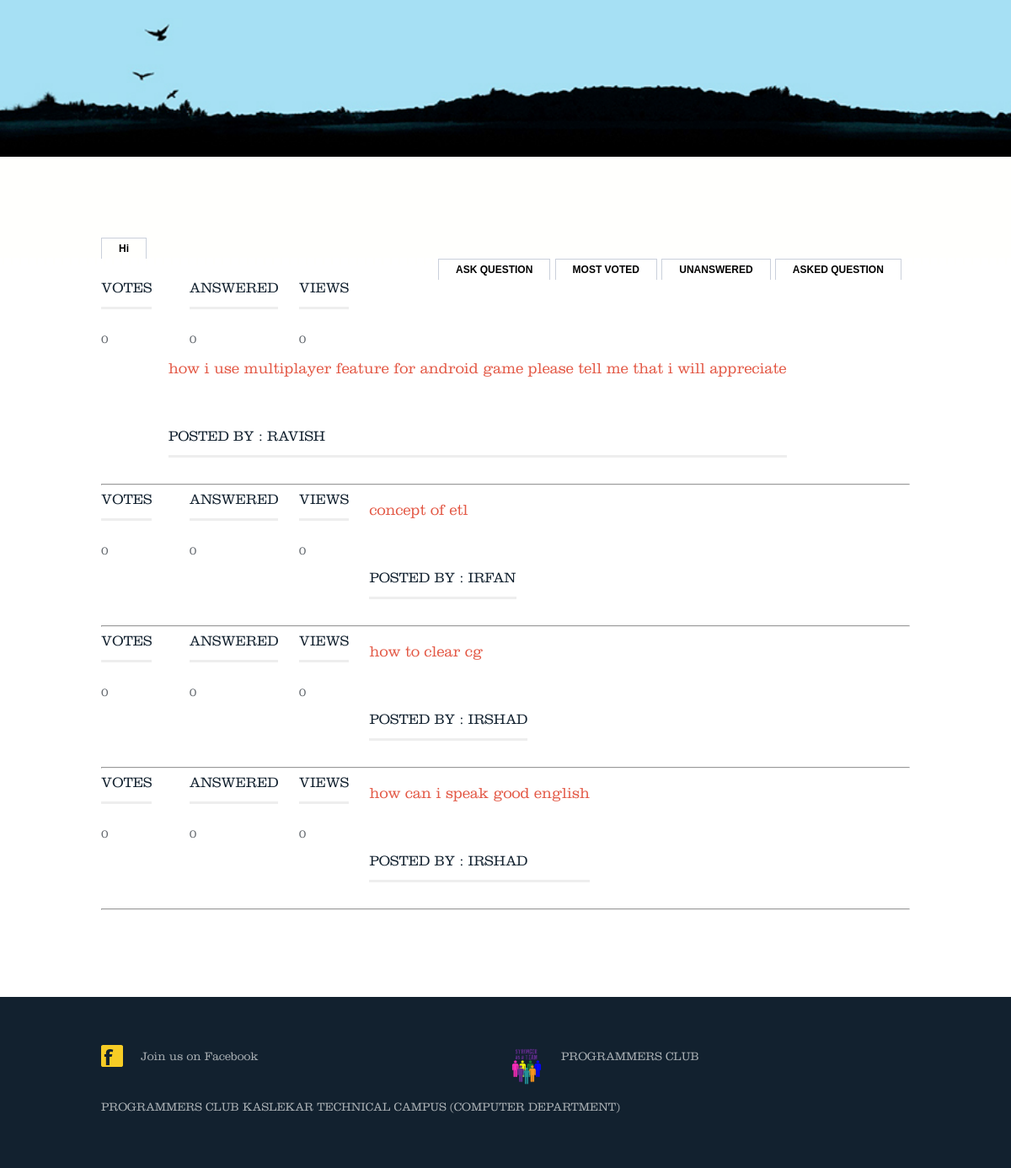
Before: /unanswered.php (lower part) with the older database file.
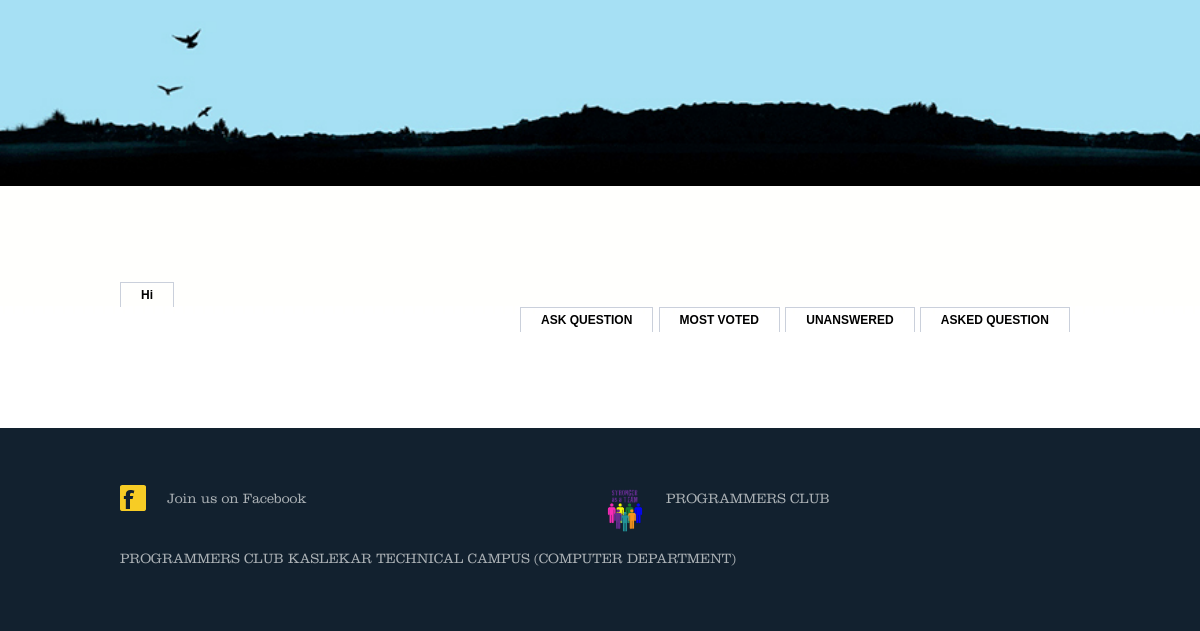
After: the same page with the newer database file.
### tables this page shows
CREATE TABLE IF NOT EXISTS `question` (
  `questionid` int(10) NOT NULL AUTO_INCREMENT,
  `title` varchar(100) NOT NULL,
  `description` varchar(200) NOT NULL,
  `username` varchar(10) NOT NULL,
  `likes` int(10) NOT NULL DEFAULT '0',
  `views` int(10) NOT NULL DEFAULT '0',
  PRIMARY KEY (`questionid`),
  KEY `username` (`username`)
);

### unanswered.php (the view, shortened to what this page needs)
<?php include 'connection.php' ?>
<html>
<head>
<link rel="stylesheet" type="text/css" media="screen" href="css/style.css">
<link rel="stylesheet" type="text/css" media="screen" href="css/slider.css">
</head>
<body>
<?php
$name = $_SESSION['s_id'];
?>
<div class="extra_container">
  <section >
    <div class="fullwidthbanner-container" style="height:450px">
      <div class="fullwidthbanner">
      </div>
    </div>
  </section>
</div>
<div class="block2">
<div class="container_12">
<section class="content">
<div class="divs" id="divss">
<a href="url"><h1>Hi <?php echo $name; ?></h1></a>
</div>
<div class="divss" style="position: relative;margin-left: 400px">
<a href="questionask.php"><h1>ASK QUESTION</h1></a>
<a href="aftersigned.php"><h1>MOST VOTED</h1></a>
<a href="unanswered.php"><h1>UNANSWERED</h1></a>
<a href="asked.php"><h1>ASKED QUESTION</h1></a>
</div>
<div class="divbg">
<?php
$result = mysqli_query($con,"SELECT * FROM question WHERE questionid NOT IN (SELECT questionid FROM answer)");
while($row = mysqli_fetch_array($result))
  {
?>
<div>
<div style="display: inline-block">
<div style="display: inline-block">
<?php
$result1 = mysqli_query($con,"SELECT count(answerid) FROM answer WHERE questionid='$row[questionid]'");
$rows = mysqli_fetch_array($result1);
echo "<h2>Votes</h2>";
?>
<div>
<?php
echo "<h3>".$row['likes']."</h3>";
?>
</div>
</div>
<div style="display: inline-block;position: relative;left: 40px">
<?php
echo "<h2>Answered</h2>";
?>
<div>
<?php
echo "<h3>".$rows['count(answerid)']."</h3>";
?>
</div>
</div>
<div style="display: inline-block;position: relative;left: 60px">
<?php
echo "<h2>Views</h2>";
?>
<div>
<?php
echo "<h3>".$row['views']."</h3>";
?>
</div>
</div>
</div>
<div style="display: inline-block;position: relative;left: 80px">
<?php
  echo "<a href=questionshow.php?title=".urlencode($row['title'])."&desc=".urlencode($row['description'])."&user=".urlencode($row['username'])."><div class='hello_box'>".$row['title']."</a></div>";
  echo "<h2 style=position: relative;left: 800px; font-size:20px;>Posted by : ".$row['username']."</h2>";
?>
</div>
</div>
<hr>
<?php
  }
?>
</div>
</section>
</div>
</div>

Changed rows visible on the page:
removed question: likes "0", count "0", views "0", title "how i use multiplayer feature for android game please tell me that i will appreciate", username "RAVISH"
removed question: likes "0", count "0", views "0", title "concept of etl", username "IRFAN"
removed question: likes "0", count "0", views "0", title "how to clear cg", username "IRSHAD"
removed question: likes "0", count "0", views "0", title "how can i speak good english", username "IRSHAD"
